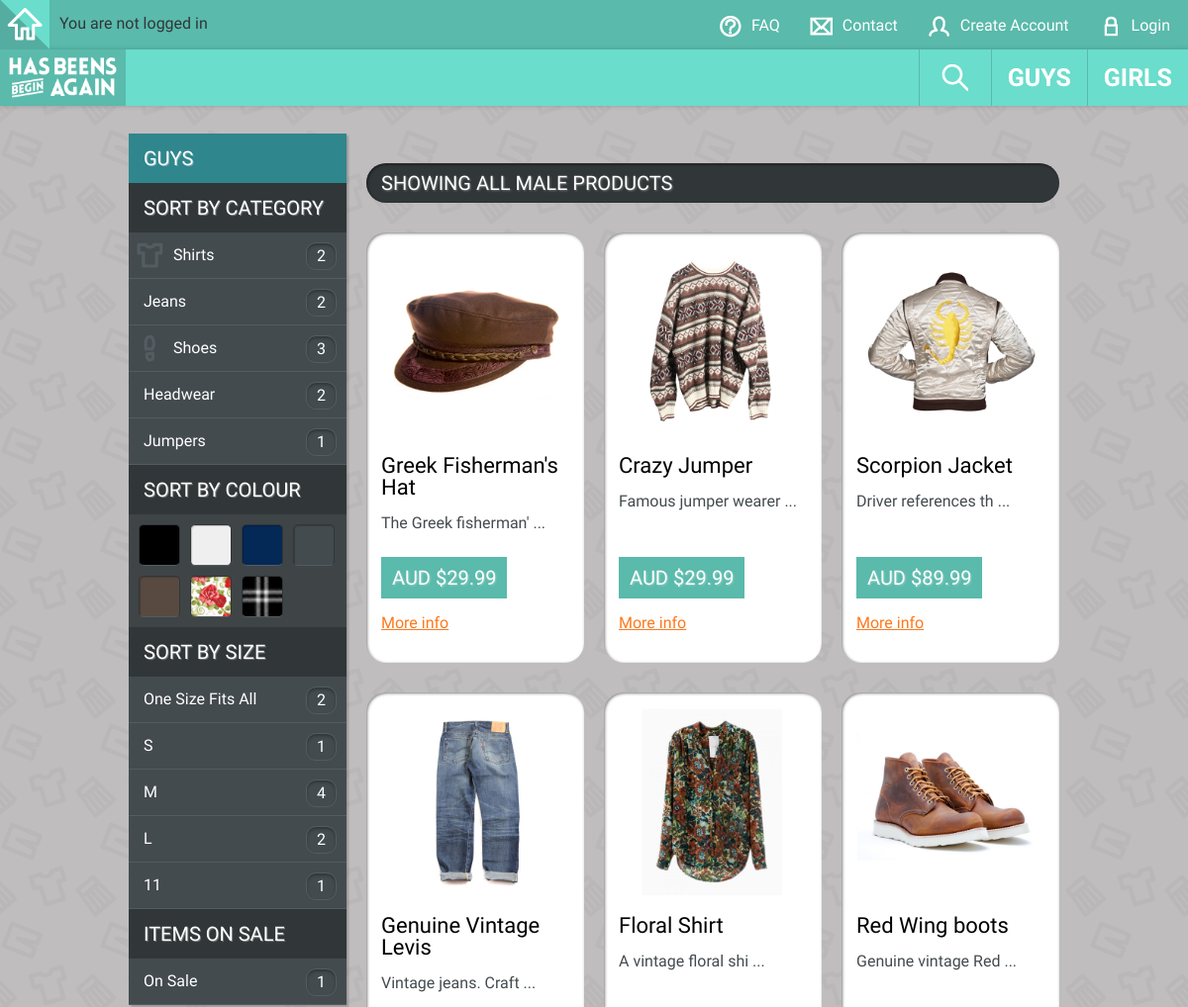
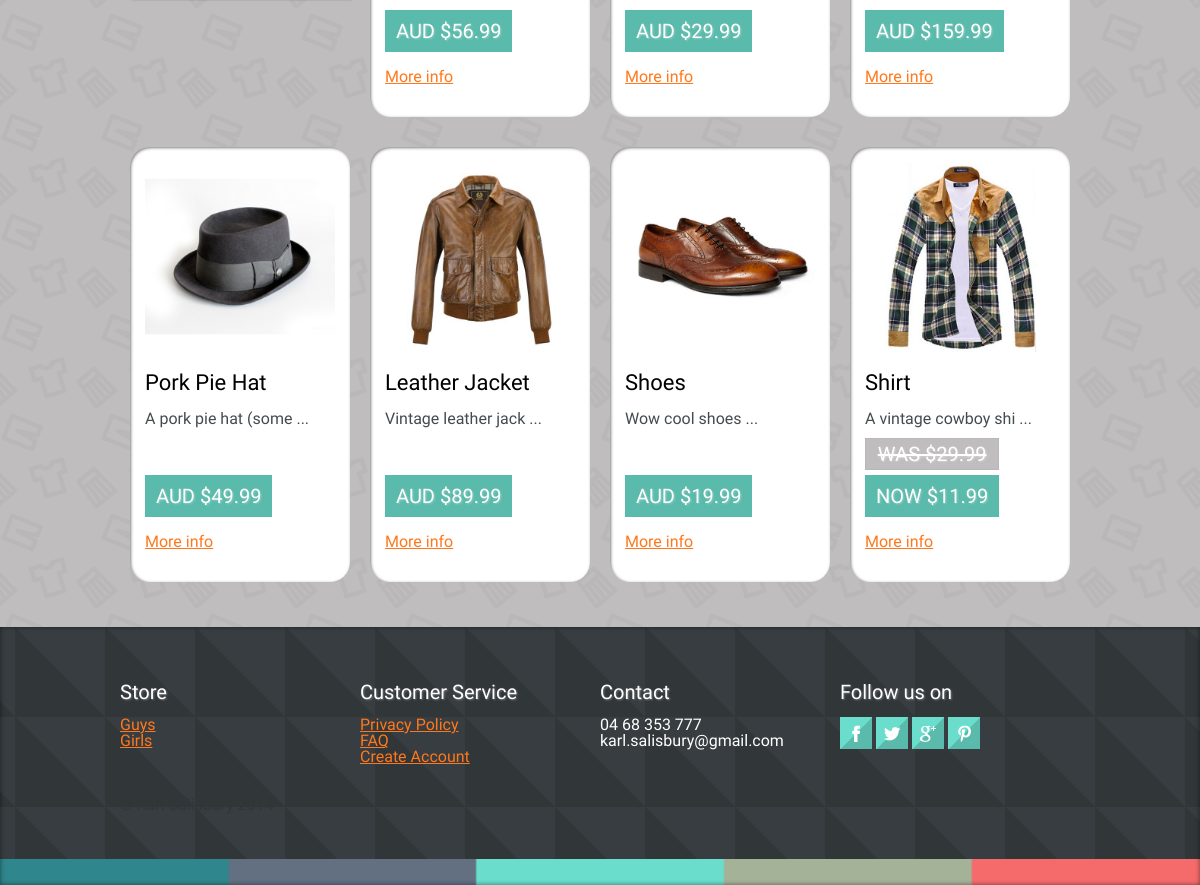
/pages/shop.php?gender=male, run on the app's committed database (2 pictures, top to bottom).
### tables this page shows
CREATE TABLE IF NOT EXISTS `product` (
  `productID` int(11) NOT NULL AUTO_INCREMENT COMMENT 'Unique identifier for the table',
  `name` varchar(40) NOT NULL COMMENT 'Name of the product',
  `description` text NOT NULL COMMENT 'Description of the product',
  `price` decimal(10,2) NOT NULL COMMENT 'Price of the product',
  `image` varchar(100) NOT NULL COMMENT 'Product image path',
  `gender` enum('male','female','unisex') NOT NULL COMMENT 'gender of product',
  `dateAdded` datetime NOT NULL COMMENT 'date the product was added',
  `onSale` decimal(10,2) DEFAULT NULL COMMENT 'The old price before the product was on sale',
  `size` enum('One Size Fits All','XS','S','M','L','XL','1','2','3','4','5','6','7','8','9','10','11','12','14','16') NOT NULL DEFAULT 'One Size Fits All' COMMENT 'Product sizing',
  `colour` enum('Black','White','Navy','Blue','Grey','Brown','Beige','Orange','Yellow','Red','Green','Purple','Multicoloured','Patterned','Floral','Striped','Checks') NOT NULL COMMENT 'Product Colour',
  `category` enum('Shirts','Tshirts','Pants','Jeans','Shorts','Shoes','Tops','Skirts','Dresses','Bags','Jewellery','Headwear','Accessories','Jackets','Jumpers') NOT NULL COMMENT 'Product Category',
  PRIMARY KEY (`productID`)
);

### pages/shop.php (the view, shortened to what this page needs)
<?php
    $pagegender = $_GET['gender'];
	include '../inc/connect.php';
	include '../inc/header.php';
	include '../inc/nav.php';
?>
<section class='container productcontainer'>
<div class='categoryblock four columns'>
<?php
if($pagegender == 'male'){
    echo "<div class='categories'><h1 class='guyssidebarheading'>Guys</h1>";
    }
	$sql = "SELECT category, COUNT(Category) AS totalCategories FROM product WHERE (gender='" . $pagegender . "' OR gender='unisex') GROUP BY category ASC";
	$result = mysqli_query($con, $sql) or die(mysqli_error($con));
	    echo "<h1>Sort by Category</h1>";
        echo "<ul>";
	while ($row = mysqli_fetch_array($result)){
        echo "<li><a class='" . strtolower(str_replace(' ', '', $row['category'])) . "' href='shop.php?category=" . $row['category'] . "&amp;gender=" . $pagegender . "'>" . $row['category'] . "<span class='badge'>" . $row['totalCategories'] . "</span></a></span></li>";
    }
        echo "</ul>";
?>
<?php
	$sql = "SELECT colour, COUNT(colour) AS totalColours FROM product WHERE (gender='" . $pagegender . "' OR gender='unisex') GROUP BY colour ASC";
	$result = mysqli_query($con, $sql) or die(mysqli_error($con));
	    echo "<h1>Sort by Colour</h1>";
        echo "<div class='colourswatchescontainer clearfix'>";
        echo "<ul class='list-group colourgroup'>";
    while ($row = mysqli_fetch_array($result)){
        echo "<li class='colourswatches " . strtolower($row['colour']) . "'><a href='shop.php?colour=" . $row['colour'] . "&amp;gender=" . $pagegender . "'>" . $row['colour'] . " (" . $row['totalColours'] . ")" . "</a></li>";
    }
        echo "</ul>";
        echo "</div>";
?>
<?php
	$sql = "SELECT size, COUNT(size) AS totalSizes FROM product WHERE (size IS NOT NULL AND gender='" . $pagegender . "' OR gender='unisex') GROUP BY size ASC";
	$result = mysqli_query($con, $sql) or die(mysqli_error($con));
	    echo "<h1>Sort by Size</h1>";
    while ($row = mysqli_fetch_array($result)){
        echo "<ul>";
        echo "<li><a href='shop.php?size=" . $row['size'] . "&amp;gender=" . $pagegender . "'>" . $row['size'] . "<span class='badge'>" . $row['totalSizes'] . "</span>" . "</a></li>";
        echo "</ul>";
    }
?>
<?php
	$sql = "SELECT *, COUNT(onSale) AS totalOnSale FROM product WHERE (onSale IS NOT NULL) AND (gender='" . $pagegender . "' OR gender='unisex')";
	$result = mysqli_query($con, $sql) or die(mysqli_error($con));
	    echo "<h1>Items on Sale</h1>";
    while ($row = mysqli_fetch_array($result)){
        echo "<ul>";
        echo "<li><a href='shop.php?gender=". $pagegender . "&onSale=yes'>On Sale <span class='badge'>" . $row['totalOnSale'] . "</span>" . "</a></li>";
        echo "</ul>";
    }
?>
    </div>
</div>
<?php
if((!isset($_GET['category'])) && (!isset($_GET['colour'])) && (!isset($_GET['size'])) && (!isset($_GET['onSale']))){
	$sql = "SELECT * FROM product WHERE (gender='" . $pagegender . "' OR gender='unisex') ORDER BY dateAdded DESC";
    echo "<div class='product productheading twelve columns'><h1>Showing all " . $pagegender . " products</h1></div>";
}
?>
<?php
$result = mysqli_query($con, $sql) or die(mysqli_error($con));
	while ($row = mysqli_fetch_array($result))
		{
        echo "<div class='product searchproduct four columns'>";
        echo "<p class='productimage'><img src='" . ($row['image']) . "'" . "class='scale-with-grid' alt='product' />" . "</p>";
		echo "<div class='productbottom'>";
		echo "<h1>" . $row['name'] . "</h1>";
		echo "<p class='productdescription'>" . substr($row['description'], 0, 20) . " ...</p>";
				echo "<div class='prices'>";
        if($row['onSale'] != NULL){
            echo "<h1 class='productprice oldprice'><strong>WAS $" . $row['onSale'] . "</strong></h1>";
            echo "<h1 class='productprice'><strong>NOW $" . $row['price'] . "</strong></h1>";
        }
        else{
            echo "<h1 class='productprice'><strong>AUD $" . $row['price'] . "</strong></h1>";
        }
		echo "<p><a class='moreinfo' href='product.php?productID=" . $row['productID'] . "&gender=" . $row['gender'] . "'>More info</a></p>";
				echo "</div>";
			echo "</div>";
		echo "</div>";
		}
?>
</section>
<?php
	include '../inc/footer.php';
?>

### inc/header.php (shortened to what this page needs)
<!DOCTYPE html>
<html lang="en">
<head>
	<link rel="stylesheet" href="../skeleton/css/base.css">
	<link rel="stylesheet" href="../skeleton/css/skeleton.css">
	<link rel="stylesheet" href="../skeleton/css/layout.css">
    <link rel="stylesheet" href="../skeleton/css/productcolours.css">
	<link rel="stylesheet" href="../plugins/flexslider/flexslider.css" type="text/css">
</head>
<body>

### inc/nav.php (shortened to what this page needs)
<section class='headernavigation'>
<div class='accountinfobar clearfix'>
	<div class='useravatar'>
<?php
        if (!isset($_SESSION['login'])){
            echo "<p class='loggedinas'><a href='index.php' /><img id='homeicon' src='../images/homeicon.png' /></a><a class='mobilenavicon' href='#' /><img src='../images/mobilenavmenuicon.png' /></a>You are not logged in</p>";
        }
?>
    </div>
	<div class='accountbuttons'>
	<ul>
<?php
if(!isset($_SESSION['login'])){
    echo "<a class='loginbutton' href='#' /><li class='loginbuttonsmall'>Login</li></a>";
	echo "<a href='registration.php' /><li class='createaccountbuttonsmall'>Create Account</li></a>";
}
else{
    echo "<a href='logout.php' /><li class='logoutbuttonsmall'>Logout</li></a>";
}
?>
		<a href='contact.php' /><li class='contactbuttonsmall'>Contact</li></a>
		<a href='about.php' /><li class='aboutbuttonsmall'>FAQ</li></a>
	</ul>
	</div>
</div>
<div class='mainnavigation clearfix'>
	<a href='index.php' /><img id='sitelogo' src="../images/hbbalogo.png" /></a>
	<div class='navbuttons'>
		<ul>
			<a class='searchbutton' href='#' /><li class='searchicon'>Search</li></a>
			<a href='shop.php?gender=male' /><li>Guys</li></a>
			<a href='shop.php?gender=female' /><li>Girls</li></a>
		</ul>
	</div>
</div>
</section>

### inc/footer.php (shortened to what this page needs)
<footer>
<div class='container'>
	<div class='four columns'>
		<h1>Store</h1>
		<ul>
			<a href='shop.php?gender=male' ><li>Guys</li></a>
			<a href='shop.php?gender=female' ><li>Girls</li></a>
		</ul>
	</div>
	<div class='four columns'>
		<h1>Customer Service</h1>
		<ul>
			<a href='privacypolicy.php'><li>Privacy Policy</li></a>
			<a href='about.php' ><li>FAQ</li></a>
			<a href='register.php' ><li>Create Account</li></a>
		</ul>
	</div>
	<div class='four columns'>
		<h1>Contact</h1>
		<ul>
			<li>04 68 353 777</li>
			<li>karl.salisbury@gmail.com</li>
		</ul>
	</div>
	<div class='socialmedia four columns'>
		<h1>Follow us on</h1>
		<ul>
			<a href='http://www.facebook.com' ><li><img src='../images/facebooksmall.png'</li></a>
			<a href='http://www.twitter.com' ><li><img src='../images/twittersmall.png'</li></a>
			<a href='http://www.google.com' ><li><img src='../images/googlesmall.png'</li></a>
			<a href='http://www.pinterest.com' ><li><img src='../images/pinterestsmall.png'</li></a>
		</ul>
	</div>
</div>
<div class='container'>
	<div class='twelve columns'>
		<p class='disclaimer'>&copy; Karl Salisbury <script> var year = new Date(); document.write(year.getFullYear());</script>
		</p>
	</div>
</div>
</footer>
</body>
</html>

### skeleton/css/base.css (style rules this page uses)
html, body, div, span, applet, object, iframe, h1, h2, h3, h4, h5, h6, p, blockquote, pre, a, abbr, acronym, address, big, cite, code, del, dfn, em, img, ins, kbd, q, s, samp, small, strike, strong, sub, sup, tt, var, b, u, i, center, dl, dt, dd, ol, ul, li, fieldset, form, label, legend, table, caption, tbody, tfoot, thead, tr, th, td, article, aside, canvas, details, embed, figure, figcaption, footer, header, hgroup, menu, nav, output, ruby, section, summary, time, mark, audio, video { margin: 0; padding: 0; border: 0; font-size: 100%; font: inherit; vertical-align: baseline; }
article, aside, details, figcaption, figure, footer, header, hgroup, menu, nav, section { display: block; }
body { line-height: 1; }
ol, ul { list-style: none; }
body { -webkit-font-smoothing: antialiased; -webkit-text-size-adjust: 100%; background-color: #ccc9c9; background-image: url(../../images/repeatbackgroundgrey.png); background-attachment: fixed; }
p, ul li { font-family: 'Maven Pro', Helvetica, Arial, sans-serif; }
h1, h2, h3, h4, h5, h6, input[type=text], input[type=submit], label, table, td, tr, textarea { font-family: 'Maven Pro', Helvetica, Arial, sans-serif; }
h1, h2, h3, h4, h5 ,h6 { text-shadow: 1px 1px 2px rgba(255,255,255, 0.3); }
p { color: #313639; line-height: 20px; }
a:link { color:#ff781c; }
img.scale-with-grid { max-width: 100%; height: auto; }

### skeleton/css/skeleton.css (style rules this page uses)
.container { position: relative; width: 960px; margin: 0 auto; padding: 0; }
.container .column, .container .columns { float: left; display: inline; margin-left: 10px; margin-right: 10px; }
.container .four.columns { width: 220px; }
.container .twelve.columns { width: 700px; }
.container:after { content: "\0020"; display: block; height: 0; clear: both; visibility: hidden; }
.clearfix:before, .clearfix:after, .row:before, .row:after { content: '\0020'; display: block; overflow: hidden; visibility: hidden; width: 0; height: 0; }
.row:after, .clearfix:after { clear: both; }
.row, .clearfix { zoom: 1; }

### skeleton/css/productcolours.css (style rules this page uses)
.white a:link, .white a:visited { background-color: #f0efef!important; }
.black a:link, .black a:visited { background-color: #000!important; }
.brown a:link, .brown a:visited { background-color: #594a41!important; }
.checks a:link, .checks a:visited { background-image: url('../images/checks.png'); background-size: cover; }
.floral a:link, .floral a:visited { background-image: url('../images/floral.png'); background-size: cover; }
.navy a:link, .navy a:visited { background-color: #052956!important; }

### pages/shop.php (style rules this page uses)
.oldprice { text-decoration:line-through; }

### inc/footer.php (style rules this page uses)
.white a:link, .white a:visited { background-color: #f0efef!important; }
.black a:link, .black a:visited { background-color: #000!important; }
.brown a:link, .brown a:visited { background-color: #594a41!important; }
.checks a:link, .checks a:visited { background-image: url('../images/checks.png'); background-size: cover; }
.floral a:link, .floral a:visited { background-image: url('../images/floral.png'); background-size: cover; }

### data on the page
product: totalOnSale "1", image (picture), name "Shirt", description "A vintage cowboy shi", onSale "29.99", price "11.99"
product: image (picture), name "Greek Fisherman's Hat", description "The Greek fisherman'", price "29.99"
product: image (picture), name "Crazy Jumper", description "Famous jumper wearer", price "29.99"
product: image (picture), name "Scorpion Jacket", description "Driver references th", price "89.99"
product: image (picture), name "Genuine Vintage Levis", description "Vintage jeans. Craft", price "56.99"
product: image (picture), name "Floral Shirt", description "A vintage floral shi", price "29.99"
product: image (picture), name "Red Wing boots", description "Genuine vintage Red", price "159.99"
product: image (picture), name "Pork Pie Hat", description "A pork pie hat (some", price "49.99"
product: image (picture), name "Leather Jacket", description "Vintage leather jack", price "89.99"
product: image (picture), name "Shoes", description "Wow cool shoes", price "19.99"

### other printed values
$row['category'] "Shirts"
$row['totalCategories'] "2"
$row['category'] "Jeans"
$row['category'] "Shoes"
$row['totalCategories'] "3"
$row['category'] "Headwear"
$row['category'] "Jumpers"
$row['totalCategories'] "1"
$row['size'] "One Size Fits All"
$row['totalSizes'] "2"
$row['size'] "S"
$row['totalSizes'] "1"
$row['size'] "M"
$row['totalSizes'] "4"
$row['size'] "L"
